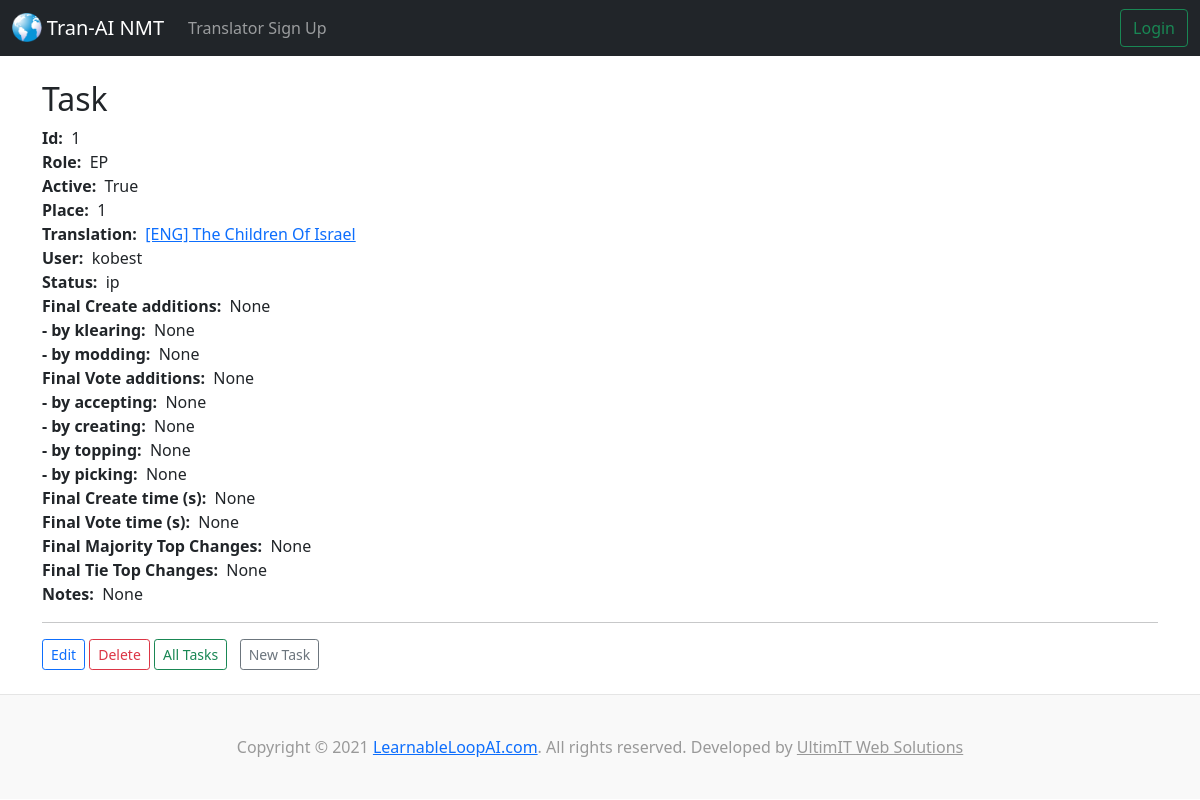
/tasks/1/, run on the app's committed database.
### tranai/models.py (models this page shows)
class Task(models.Model):
  class Role(models.TextChoices):
    EP = 'EP', _('English Provider (EP)')
    EE = 'EE', _('English Editor (EE)')
    NT = 'NT', _('No Translator (NT)')
    MT = 'MT', _('Machine Translator (MT)')
    HT = 'HT', _('Human Translator (HT)')
    TE = 'TE', _('Translation Editor (TE)')
    SE = 'SE', _('Scripture Editor (SE)')
    PE = 'PE', _('Poetry Editor (PE)')
    CE = 'CE', _('Chief Editor (CE)')
    LA = 'LA', _('Language Administrator (LA)')
  class Status(models.TextChoices):
    ip = 'ip', _('In Process (ip)')
    cd = 'cd', _('Completed (cd)')
    te = 'te', _('TE editing (te)')
    ce = 'ce', _('CE editing (ce)')
    qe = 'qe', _('QE editing (qe)')
    pg = 'pg', _('Publishing (pg)')
    pd = 'pd', _('Published (pd)')
    pr = 'pr', _('Pruned (pr)')
  translation = models.ForeignKey(Translation, blank=False, null=False, on_delete=models.DO_NOTHING, related_name='tasks')
  user = models.ForeignKey(settings.AUTH_USER_MODEL, blank=False, null=False, on_delete=models.DO_NOTHING, related_name='tasks') #for accounts app
  role = models.CharField('Role', max_length=2, validators=[MinLengthValidator(2), MaxLengthValidator(2)], choices=Role.choices, default=Role.TE, blank=False, null=False,)
  active = models.BooleanField('Active', default=False)
  place = models.IntegerField('Place', default=1, validators=[MinValueValidator(1)], blank=False, null=False,)
  ci = models.BooleanField('Content imported', default=False)
  status = models.CharField('Status', max_length=2, validators=[MinLengthValidator(2), MaxLengthValidator(2)], choices=Status.choices, default=Status.ip, blank=False, null=False,)
  ccs = models.IntegerField('Final Create additions', blank=True, null=True,)
  ccs_k = models.IntegerField('- by klearing', blank=True, null=True,)
  ccs_m = models.IntegerField('- by modding', blank=True, null=True,)
  vcs = models.IntegerField('Final Vote additions', blank=True, null=True,)
  vcs_a = models.IntegerField('- by accepting', blank=True, null=True,)
  vcs_c = models.IntegerField('- by creating', blank=True, null=True,)
  vcs_t = models.IntegerField('- by topping', blank=True, null=True,)
  vcs_p = models.IntegerField('- by picking', blank=True, null=True,)
  ct = models.IntegerField('Final Create time (s)', blank=True, null=True,)
  vt = models.IntegerField('Final Vote time (s)', blank=True, null=True,)
  majtes = models.IntegerField('Final Majority Top Changes', blank=True, null=True,)
  tietes = models.IntegerField('Final Tie Top Changes', blank=True, null=True,)
  notes = models.CharField('Notes', max_length=200, blank=True, null=True,)
  def __str__(self):
    return f"[{self.translation.lan} {self.translation.blkc}.{self.translation.subc}.{self.translation.senc}.{self.translation.xcrip}] {self.translation.document.descriptor} {self.translation.document.title} ({self.translation.version}) ({self.role}) {self.user.username} {self.place}"

class Translation(models.Model):
  class Transcription(models.TextChoices):
    ANDES = 'A', _('Andes')
    MAMALIS = 'M', _('Mamalis')
  lan = models.CharField('Language', max_length=3)
  tran_title = models.CharField('Translated title', max_length=70)
  descrip = models.TextField('Description', blank=True, null=True, max_length=500)
  blkc = models.IntegerField('Block count')
  subc = models.IntegerField('Sub-block count')
  senc = models.IntegerField('Sentence count')
  xcrip = models.CharField('Transcription', max_length=1, choices=Transcription.choices, default=Transcription.ANDES, blank=False,)
  li = models.BooleanField('Lookup imported (eng) / translate contributions randomized (oth)')
  pubdate = models.DateField('Publication date', default=datetime.date.today)
  version = models.CharField('Version', max_length=20)
  document = models.ForeignKey(Document, blank=True, null=True, on_delete=models.CASCADE, related_name='translations')
  eng_tran = models.ForeignKey('self', blank=True, null=True, on_delete=models.CASCADE,)
  def __str__(self):
    return self.tran_title

### accounts/models.py (models this page shows)
class CustomUser(AbstractBaseUser, PermissionsMixin):
    email = models.EmailField(_('email address'), unique=True)
    username = models.CharField(_('username'), max_length=6, default='')
    admin = models.BooleanField(default=False)
    is_staff = models.BooleanField(default=False)
    is_active = models.BooleanField(default=True)
    created_at = models.DateTimeField(default=timezone.now)
    cur_task = models.ForeignKey(Task, blank=True, null=True, on_delete=models.CASCADE)
    USERNAME_FIELD = 'email'
    REQUIRED_FIELDS = []
    objects = CustomUserManager()
    def __str__(self):
        return self.username

### tranai/views.py (the view)
# urls.py: path('tasks/<task_id>/', views.show_task, name='show-task'),
def show_task(request, task_id):
  task = Task.objects.get(pk=task_id)
  return render(request, 'tranai/show_task.html', {'task': task})

### tranai/templates/tranai/show_task.html (shortened to what this page needs)
{% extends 'tranai/base.html' %}
{% block content %}
  <h2>Task</h2>
  <strong>Id:</strong>&nbsp;&nbsp;{{ task.id }}<br>
  <strong>Role:</strong>&nbsp;&nbsp;{{ task.role }}<br>
  <strong>Active:</strong>&nbsp;&nbsp;{{ task.active }}<br>
  <strong>Place:</strong>&nbsp;&nbsp;{{ task.place }}<br>
  <strong>Translation:</strong>&nbsp;&nbsp;<a href="{% url 'show-document-translation' task.translation.document.id task.translation.id %}">{{ task.translation }}</a><br>
  <strong>User:</strong>&nbsp;&nbsp;{{ task.user }}<br>
  <strong>Status:</strong>&nbsp;&nbsp;{{ task.status }}<br>
  <strong>Final Create additions:</strong>&nbsp;&nbsp;{{ task.ccs }}<br>
  <strong>- by klearing:</strong>&nbsp;&nbsp;{{ task.ccs_k }}<br>
  <strong>- by modding:</strong>&nbsp;&nbsp;{{ task.ccs_m }}<br>
  <strong>Final Vote additions:</strong>&nbsp;&nbsp;{{ task.vcs }}<br>
  <strong>- by accepting:</strong>&nbsp;&nbsp;{{ task.vcs_a }}<br>
  <strong>- by creating:</strong>&nbsp;&nbsp;{{ task.vcs_c }}<br>
  <strong>- by topping:</strong>&nbsp;&nbsp;{{ task.vcs_t }}<br>
  <strong>- by picking:</strong>&nbsp;&nbsp;{{ task.vcs_p }}<br>
  <strong>Final Create time (s):</strong>&nbsp;&nbsp;{{ task.ct }}<br>
  <strong>Final Vote time (s):</strong>&nbsp;&nbsp;{{ task.vt }}<br>
  <strong>Final Majority Top Changes:</strong>&nbsp;&nbsp;{{ task.majtes }}<br>
  <strong>Final Tie Top Changes:</strong>&nbsp;&nbsp;{{ task.tietes }}<br>
  <strong>Notes:</strong>&nbsp;&nbsp;{{ task.notes }}<br>
  <hr>
  <a class="btn btn-outline-primary btn-sm" href="{% url 'update-task' task.id %}">Edit</a>
  <a class="btn btn-outline-danger btn-sm" href="{% url 'delete-task' task.id %}">Delete</a>
  <a class="btn btn-outline-success btn-sm" href="{% url 'index-tasks' %}">All Tasks</a>
  <a class="btn btn-outline-secondary btn-sm" href="{% url 'create-task' %}">New Task</a>
{% endblock %}

### data on the page
Task: id "1", role "EP", active "True", place "1", translation "[ENG] The Children Of Israel", user "kobest", status "ip", ccs "None", ccs_k "None", ccs_m "None", vcs "None", vcs_a "None", vcs_c "None", vcs_t "None", vcs_p "None", ct "None", vt "None", majtes "None", tietes "None", notes "None"
